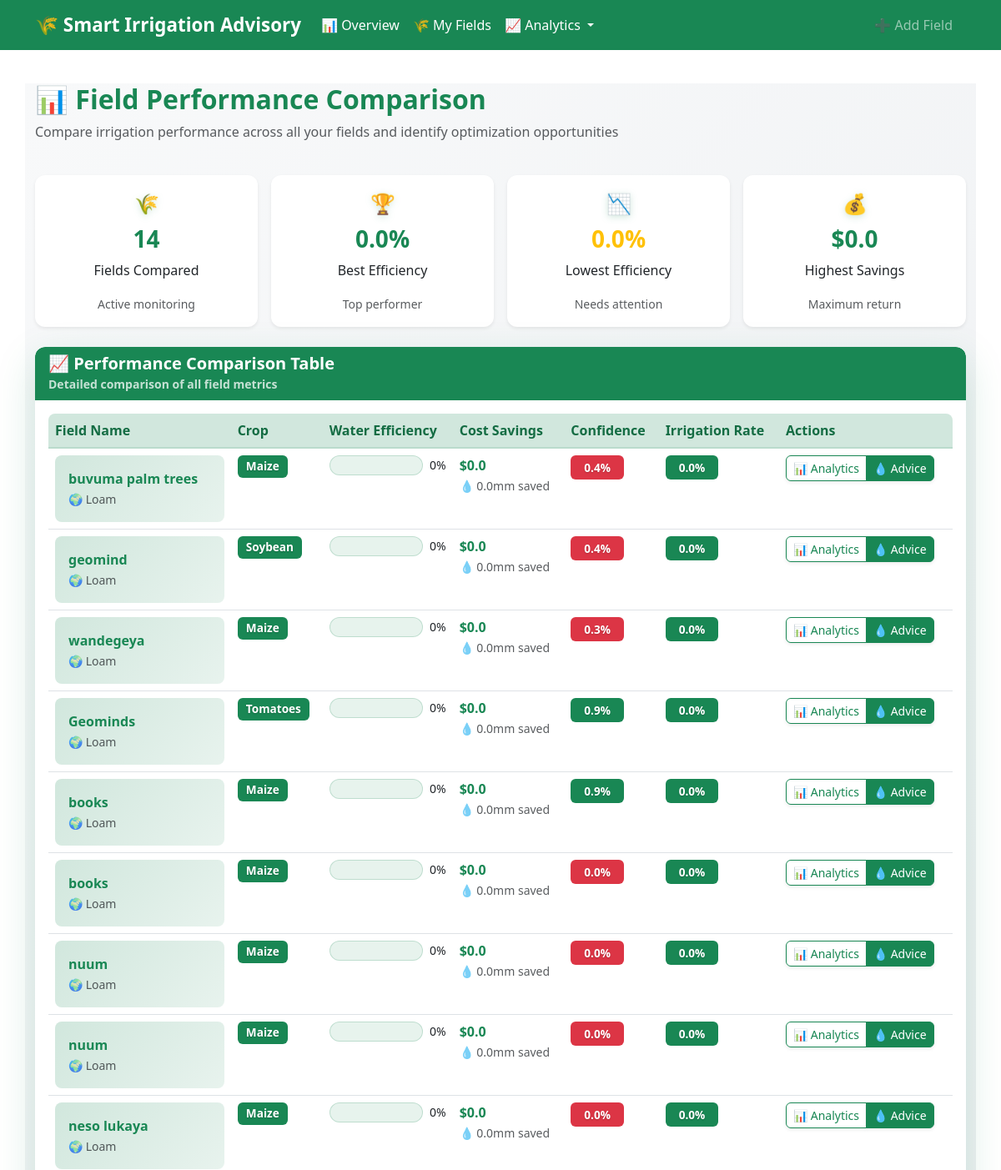
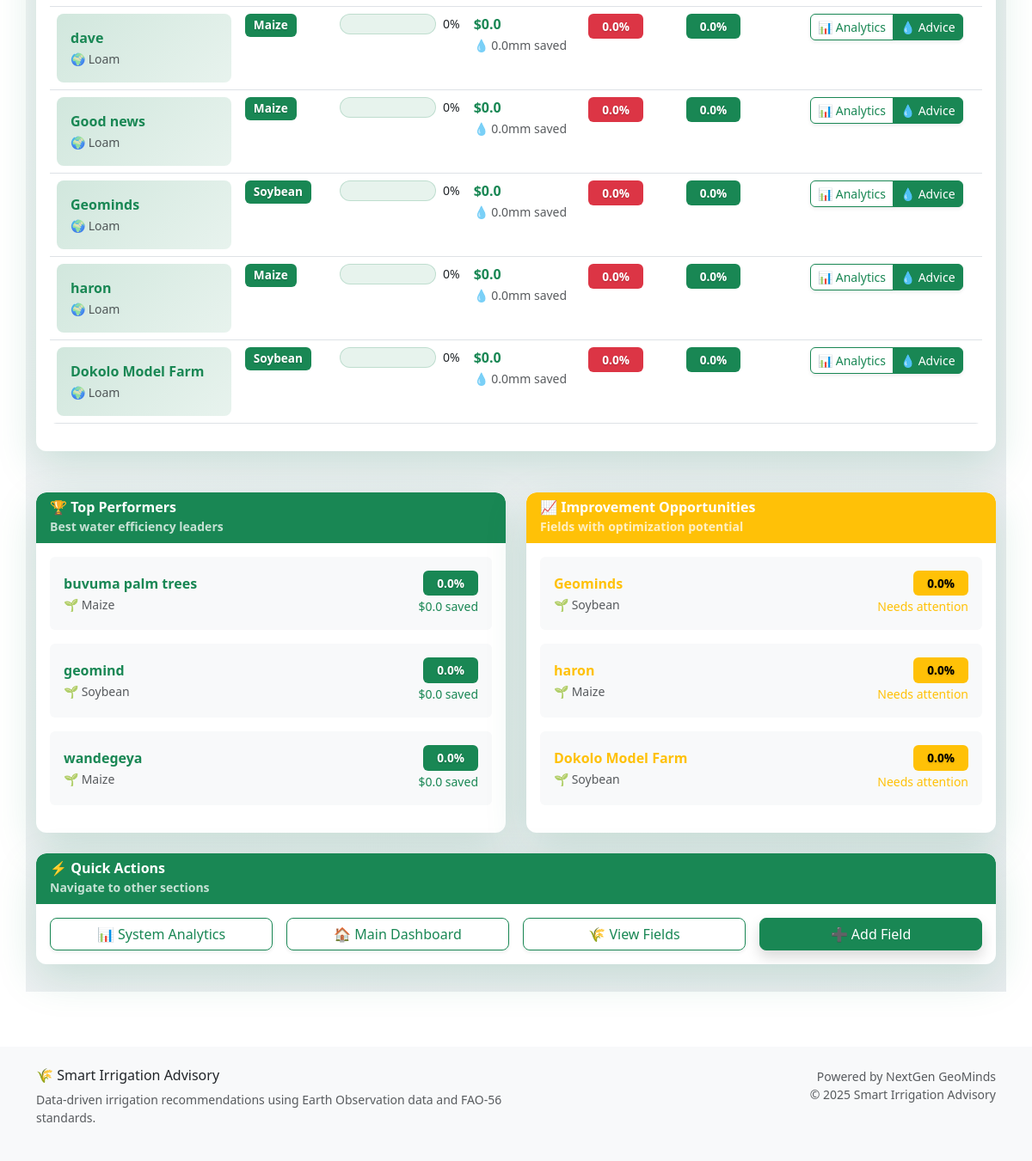
Before: /analytics/compare/ with the older database file (2 pictures, top to bottom).
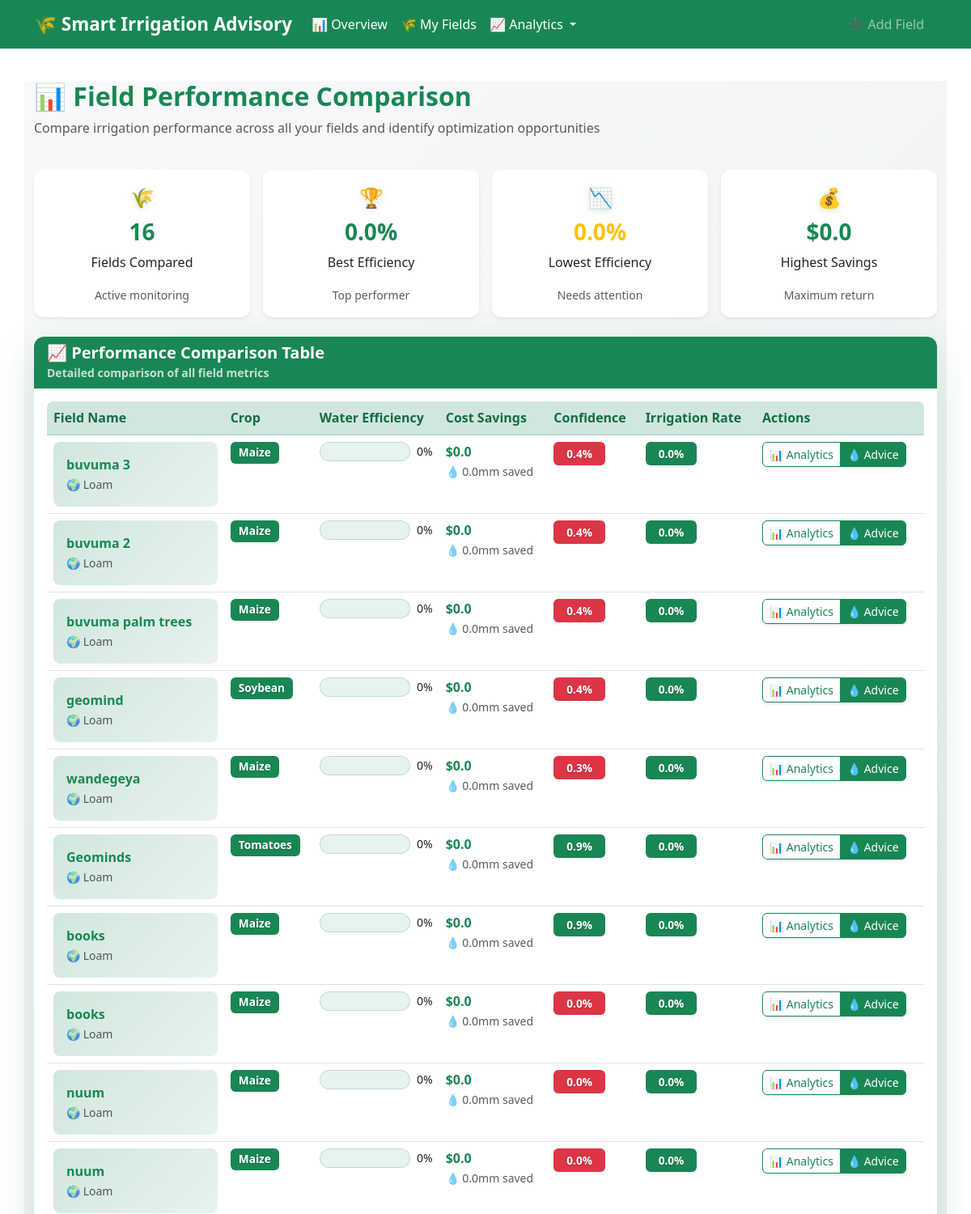
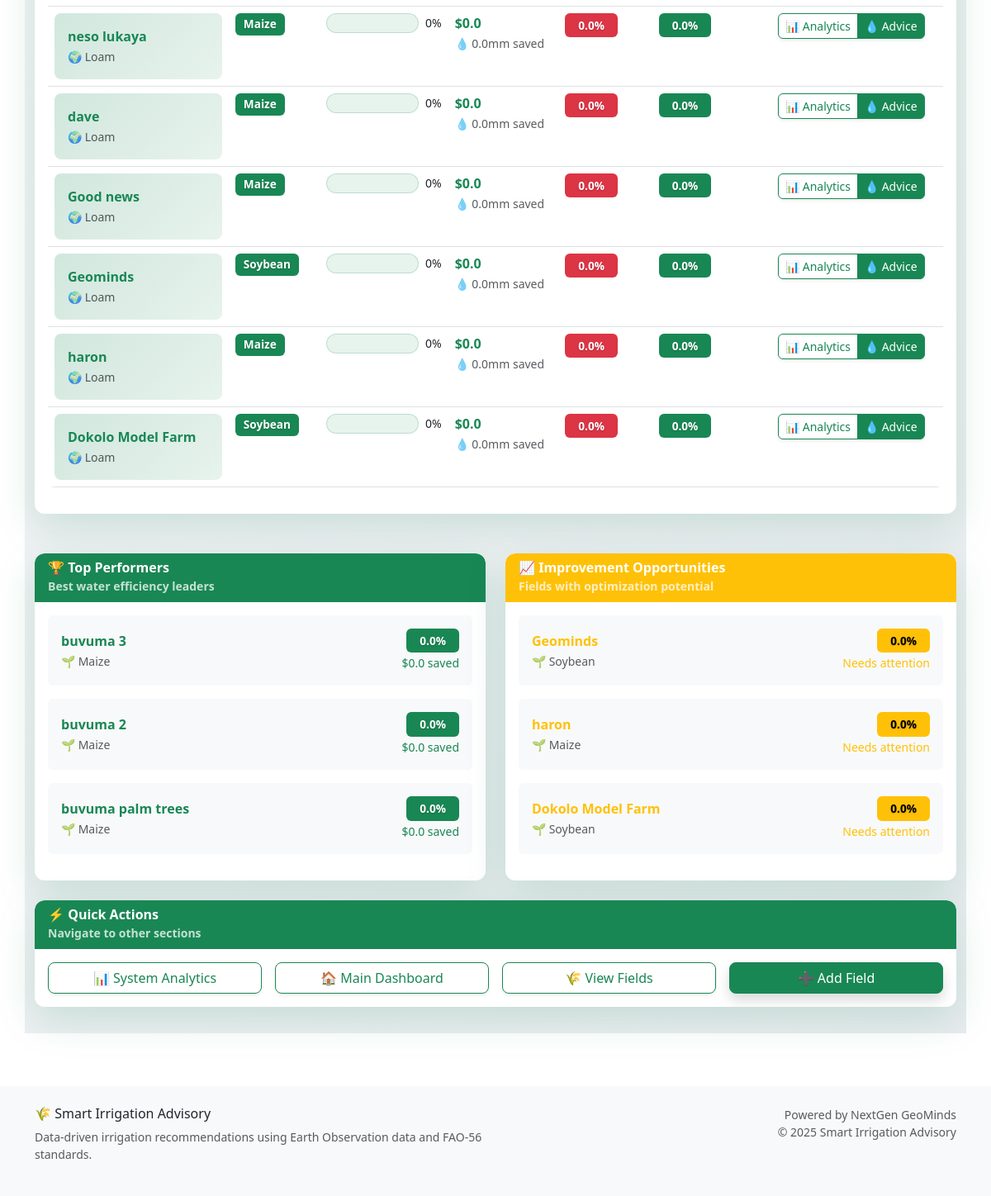
After: the same page with the newer database file (2 pictures, top to bottom).
### advisory/models.py (models this page shows, shortened)
class FarmField(models.Model):
    CROP_CHOICES = [
        ("maize", "Maize"),
        ("soybean", "Soybean"),
        ("rice", "Rice"),
        ("wheat", "Wheat"),
        ("sugarcane", "Sugarcane"),
        ("cotton", "Cotton"),
        ("beans", "Beans"),
        ("potatoes", "Potatoes"),
        ("tomatoes", "Tomatoes"),
        ("cassava", "Cassava"),
    ]
    SOIL_CHOICES = [
        ("clay", "Clay"),
        ("loam", "Loam"),
        ("sandy", "Sandy"),
        ("silt", "Silt"),
        ("clay_loam", "Clay Loam"),
        ("sandy_loam", "Sandy Loam"),
    ]
    name = models.CharField(max_length=100)
    latitude = models.FloatField(_('Latitude'), validators=[
        MinValueValidator(-90.0), MaxValueValidator(90.0)])
    longitude = models.FloatField(_('Longitude'), validators=[
        MinValueValidator(-180.0), MaxValueValidator(180.0)])
    soil_type = models.CharField(
        choices=SOIL_CHOICES, max_length=20, default="loam", null=True, blank=True)
    crop_type = models.CharField(
        choices=CROP_CHOICES, max_length=20, default="maize")
    planting_date = models.DateField(_('Planting Date'), default=date.today)
    field_area_ha = models.FloatField(
        _('Field Area (ha)'),
        validators=[MinValueValidator(0.1), MaxValueValidator(1000.0)],
        null=True, blank=True,
        help_text="Field area in hectares"
    )
    elevation = models.FloatField(
        _('Elevation (m)'),
        null=True, blank=True,
        help_text="Field elevation in meters"
    )
    created_at = models.DateTimeField(auto_now_add=True)
    updated_at = models.DateTimeField(auto_now=True)
    class Meta:
        ordering = ['-created_at']
        verbose_name = 'Farm Field'
        verbose_name_plural = 'Farm Fields'

### advisory/views.py (the view)
# urls.py: path('analytics/compare/', views.performance_comparison_view,
def performance_comparison_view(request):
    fields = FarmField.objects.all()
    analytics = IrrigationAnalytics()
    field_performances = []
    for field in fields:
        performance = analytics.get_field_performance_summary(field.id, 30)
        field_performances.append({
            'field': field,
            'performance': performance
        })
    field_performances.sort(
        key=lambda x: x['performance']['water_use_efficiency'], reverse=True)
    context = {
        'field_performances': field_performances,
        'total_fields': len(field_performances)
    }
    return render(request, 'advisory/performance_comparison.html', context)

### advisory/utils/analytics.py (called while the page is built)
    def _generate_performance_recommendations(self, efficiency: float, confidence: float,
                                              irrigation_count: int, total_count: int) -> List[str]:
        recommendations = []
        if efficiency < 0.7:
            recommendations.append(
                "Consider adjusting irrigation timing to improve water use efficiency")
        if confidence < 0.6:
            recommendations.append(
                "Data quality could be improved by ensuring consistent weather data sources")
        if irrigation_count / total_count > 0.8:
            recommendations.append(
                "High irrigation frequency detected - consider soil moisture monitoring")
        if not recommendations:
            recommendations.append(
                "Performance is optimal - continue current practices")
        return recommendations

### templates/advisory/performance_comparison.html (shortened to what the changed rows need)
{% extends "base.html" %} {% load static %} {% block title %}Performance Comparison{% endblock %} {% block content %}
<div class="container mt-4 comparison-page">
  <div class="row mb-4">
    <div class="col-12">
      <h2 class="text-success fw-bold">📊 Field Performance Comparison</h2>
    </div>
  </div>
  {% if field_performances %}
  <div class="row mb-4 g-3">
    <div class="col-md-3">
      <div class="card border-0 shadow-sm text-center h-100">
        <div class="card-body">
          <div class="metric-icon text-success mb-2">🌾</div>
          <h3 class="text-success fw-bold">{{ total_fields }}</h3>
          <p class="card-text fw-medium">Fields Compared</p>
          <small class="text-muted">Active monitoring</small>
        </div>
      </div>
    </div>
    <div class="col-md-3">
      <div class="card border-0 shadow-sm text-center h-100">
        <div class="card-body">
          <div class="metric-icon text-success mb-2">🏆</div>
          <h3 class="text-success fw-bold">
            {% for fp in field_performances %} {% if forloop.first %} {{ fp.performance.water_use_efficiency|floatformat:1 }}% {% endif %} {% endfor %}
          </h3>
          <p class="card-text fw-medium">Best Efficiency</p>
          <small class="text-muted">Top performer</small>
        </div>
      </div>
    </div>
    <div class="col-md-3">
      <div class="card border-0 shadow-sm text-center h-100">
        <div class="card-body">
          <div class="metric-icon text-warning mb-2">📉</div>
          <h3 class="text-warning fw-bold">
            {% for fp in field_performances %} {% if forloop.last %} {{ fp.performance.water_use_efficiency|floatformat:1 }}% {% endif %} {% endfor %}
          </h3>
          <p class="card-text fw-medium">Lowest Efficiency</p>
          <small class="text-muted">Needs attention</small>
        </div>
      </div>
    </div>
    <div class="col-md-3">
      <div class="card border-0 shadow-sm text-center h-100">
        <div class="card-body">
          <div class="metric-icon text-success mb-2">💰</div>
          <h3 class="text-success fw-bold">
            {% for fp in field_performances %} {% if forloop.first %} ${{ fp.performance.cost_savings|floatformat:1 }} {% endif %} {% endfor %}
          </h3>
          <p class="card-text fw-medium">Highest Savings</p>
          <small class="text-muted">Maximum return</small>
        </div>
      </div>
    </div>
  </div>
  <div class="card border-0 shadow-lg">
    <div class="card-header bg-success text-white border-0">
      <h5 class="mb-0 fw-bold">📈 Performance Comparison Table</h5>
      <small class="opacity-75">Detailed comparison of all field metrics</small>
    </div>
    <div class="card-body">
      <div class="table-responsive">
        <table class="table table-hover">
          <thead class="table-success">
            <tr>
              <th class="fw-bold">Field Name</th>
              <th class="fw-bold">Crop</th>
              <th class="fw-bold">Water Efficiency</th>
              <th class="fw-bold">Cost Savings</th>
              <th class="fw-bold">Confidence</th>
              <th class="fw-bold">Irrigation Rate</th>
              <th class="fw-bold">Actions</th>
            </tr>
          </thead>
          <tbody>
            {% for fp in field_performances %}
            <tr class="table-row-hover">
              <td>
                <div class="field-info">
                  <strong class="text-success">{{ fp.field.name }}</strong>
                  <br /><small class="text-muted">🌍 {{ fp.field.soil_type|title }}</small>
                </div>
              </td>
              <td>
                <span class="badge bg-success">{{ fp.field.crop_type|title }}</span>
              </td>
              <td>
                <div class="d-flex align-items-center">
                  <div class="progress flex-grow-1 me-2" style="height: 24px; border-radius: 12px">
                  </div>
                  <small class="fw-medium">{{ fp.performance.water_use_efficiency|floatformat:0 }}%</small>
                </div>
              </td>
              <td>
                <div class="savings-info">
                  <span class="text-success fw-bold">${{ fp.performance.cost_savings|floatformat:1 }}</span>
                  <br /><small class="text-muted">💧 {{ fp.performance.water_saved|floatformat:1 }}mm saved</small>
                </div>
              </td>
              <td>
                <span
                  class="badge {% if fp.performance.avg_confidence > 0.7 %}bg-success{% elif fp.performance.avg_confidence > 0.4 %}bg-warning{% else %}bg-danger{% endif %} px-3 py-2"
                >
                  {{ fp.performance.avg_confidence|floatformat:1 }}%
                </span>
              </td>
              <td>
                <span
                  class="badge {% if fp.performance.irrigation_frequency > 0.8 %}bg-warning{% elif fp.performance.irrigation_frequency > 0.5 %}bg-info{% else %}bg-success{% endif %} px-3 py-2"
                >
                  {{ fp.performance.irrigation_frequency|floatformat:1 }}%
                </span>
              </td>
              <td>
                <div class="btn-group btn-group-sm">
                  <a href="{% url 'advisory:field_analytics' fp.field.id %}" class="btn btn-outline-success shadow-sm"> 📊 Analytics </a>
                  <a href="{% url 'advisory:get_advice' fp.field.id %}" class="btn btn-success shadow-sm"> 💧 Advice </a>
                </div>
              </td>
            </tr>
            {% endfor %}
          </tbody>
        </table>
      </div>
    </div>
  </div>
  <div class="row mt-4 g-4">
    <div class="col-md-6">
      <div class="card border-0 shadow-lg h-100">
        <div class="card-header bg-success text-white border-0">
          <h6 class="mb-0 fw-bold">🏆 Top Performers</h6>
          <small class="opacity-75">Best water efficiency leaders</small>
        </div>
        <div class="card-body">
          {% for fp in field_performances|slice:":3" %}
          <div class="d-flex justify-content-between align-items-center p-3 bg-light rounded mb-3">
            <div class="performer-info">
              <strong class="text-success">{{ fp.field.name }}</strong>
              <br /><small class="text-muted">🌱 {{ fp.field.crop_type|title }}</small>
            </div>
            <div class="text-end">
              <span class="badge bg-success px-3 py-2">{{ fp.performance.water_use_efficiency|floatformat:1 }}%</span>
              <br /><small class="text-success fw-medium">${{ fp.performance.cost_savings|floatformat:1 }} saved</small>
            </div>
          </div>
          {% endfor %}
        </div>
      </div>
    </div>
    <div class="col-md-6">
      <div class="card border-0 shadow-lg h-100">
        <div class="card-header bg-warning text-white border-0">
          <h6 class="mb-0 fw-bold">📈 Improvement Opportunities</h6>
          <small class="opacity-75">Fields with optimization potential</small>
        </div>
        <div class="card-body">
          {% for fp in field_performances|slice:"-3:" %}
          <div class="d-flex justify-content-between align-items-center p-3 bg-light rounded mb-3">
            <div class="improvement-info">
              <strong class="text-warning">{{ fp.field.name }}</strong>
              <br /><small class="text-muted">🌱 {{ fp.field.crop_type|title }}</small>
            </div>
            <div class="text-end">
              <span class="badge bg-warning px-3 py-2">{{ fp.performance.water_use_efficiency|floatformat:1 }}%</span>
              <br /><small class="text-warning fw-medium">Needs attention</small>
            </div>
          </div>
          {% endfor %}
        </div>
      </div>
    </div>
  </div>
  {% endif %}
</div>
{% endblock %}

Changed rows visible on the page:
no longer on one of the page's lists (row unchanged): FarmField: field.name "geomind", field.crop_type "Soybean"
no longer on one of the page's lists (row unchanged): FarmField: field.name "wandegeya", field.crop_type "Maize"
added FarmField: performance.water_use_efficiency "0.0", performance.cost_savings "0.0", field.name "buvuma 3", field.soil_type "Loam", field.crop_type "Maize", performance.water_use_efficiency "0", performance.water_saved "0.0", performance.avg_confidence "0.4", performance.irrigation_frequency "0.0"
added FarmField: field.name "buvuma 2", field.soil_type "Loam", field.crop_type "Maize", performance.water_use_efficiency "0", performance.cost_savings "0.0", performance.water_saved "0.0", performance.avg_confidence "0.4", performance.irrigation_frequency "0.0", performance.water_use_efficiency "0.0"
Other visible differences:
{{ total_fields }}: "14" → "16"
